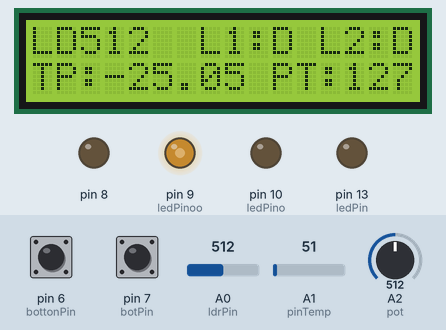
This sketch was run on a simulated Arduino Uno, built with avr-gcc and run on an emulated ATmega328P. On the bench: 16×2 character LCD, output pins drawn as LEDs (lit = HIGH). The inputs (shaded band) are chosen by the test bench; at power-on: pin 6 (bottonPin) HIGH, pin 7 (botPin) HIGH, A2 (pot) = 512, A0 (ldrPin) = 512, A1 (pinTemp) = 51.

Above: at 1.2 s.
1.3 s: pin 6 (bottonPin) pulled LOW for 0.15 s
At 1.38 s:
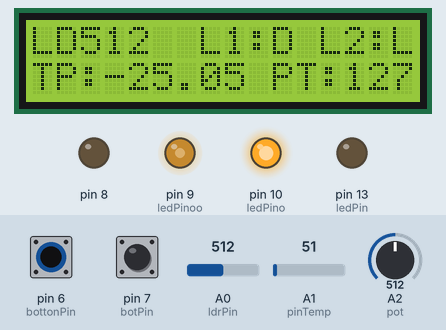
2.9 s: pin 7 (botPin) pulled LOW for 0.15 s
At 2.98 s:
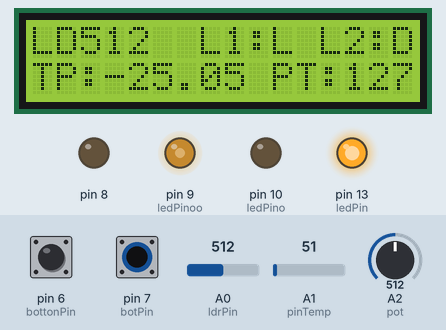
4.5 s: A2 (pot) set to 716
At 5.7 s:
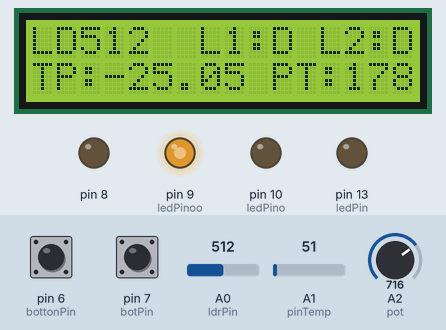
6.0 s: A2 (pot) set to 900
At 6.9 s:
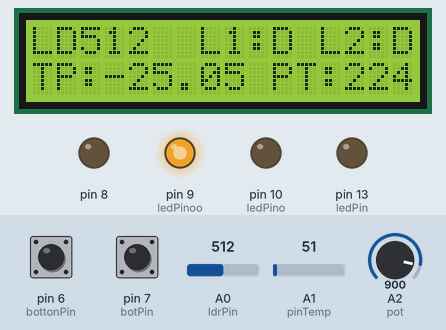
7.5 s: pin 6 (bottonPin) pulled LOW for 1 s
At 8.3 s:
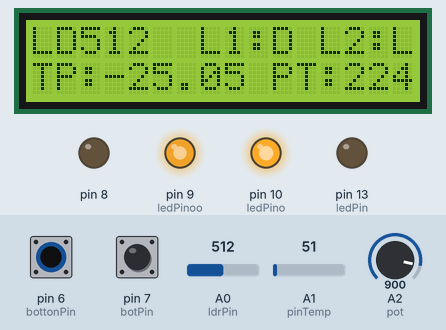
10.0 s: pin 7 (botPin) pulled LOW for 1 s
At 10.8 s:
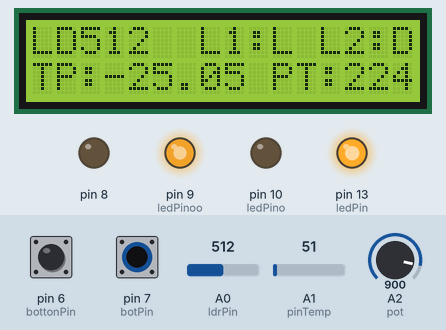
Timing chart, 0 to 13.0 s (numbered marks = the images above; inputs shaded):
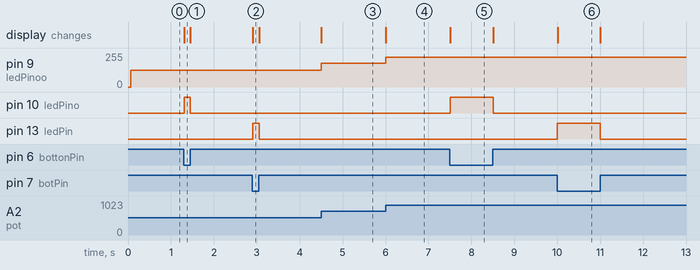

Measured:
- after the input at 1.3 s, pin 10 (ledPino): LOW → HIGH at once, → LOW 0.15 s later; the display: changes at once (image 1)
- after the input at 2.9 s, pin 13 (ledPin): LOW → HIGH at once, → LOW 0.15 s later; the display: changes at once (image 2)
- after the input at 4.5 s, pin 9 (ledPinoo): 127/255 → 178/255 at once; the display: changes at once (image 3)
- after the input at 6.0 s, pin 9 (ledPinoo): 178/255 → 224/255 at once; the display: changes at once (image 4)
- after the input at 7.5 s, pin 10 (ledPino): LOW → HIGH at once, → LOW 1.0 s later; the display: changes at once (image 5)
- after the input at 10.0 s, pin 13 (ledPin): LOW → HIGH at once, → LOW 1.0 s later; the display: changes at once (image 6)

The sketch:

P2LHW12Gabriel_Elisangela.ino
```cpp
#include <LiquidCrystal.h>
LiquidCrystal lcd(12, 11, 5, 4, 3, 2);
/*
Produzido por:
Gabriel Xavier
&
Elisangela Arantes
*/

int botPin = 7, bottonPin = 6, ledPin = 13, ledPino = 10, ledPinoo = 9, ldrPin=0, valorLdr=0;

int pot=2; // pino do potenciometro
int valPot=0; // variavel q pega o valor do potenciometro


int pinTemp= 1;
float temp = 0;


void setup() {
pinMode(ledPin, OUTPUT); // pino 13 como saida
pinMode(ledPino, OUTPUT); // pino 10 como saida
pinMode(ledPinoo, OUTPUT); // pino 9 como saida
pinMode(botPin, INPUT); // pino 7 como entrada
pinMode(bottonPin, INPUT); // pino 6 como entrada

pinMode(8, OUTPUT);

lcd.begin(16, 2);
}

void loop(){
//part1 e 2
int lerbt1;
int lerbt2;

lerbt1=lerBotao1();
lerbt2=lerBotao2();

Botao1(lerbt1);
Botao2(lerbt2);
Botao1Lcd(lerbt1);
Botao2Lcd(lerbt2);
//part 3
readLdr();
writeLdr();
//part4
leValorPot();
calPot();
whritePot();

//part5
readTemp();
decise();
writeTemp();
}
//botao1
int lerBotao1()
{
	int onoff = 0; // ligado ou desligado

	onoff = digitalRead(botPin); //lê o valor do botão 1 através de função
	return onoff;
}

void Botao1Lcd(int onoff){
if (onoff!=HIGH)
{ //decide se liga ou desliga o led do pino 13 através de função
  lcd.setCursor(7, 0);
  lcd.print("L1:L");
}
	else
	{
	  lcd.setCursor(7, 0);
  	  lcd.print("L1:D");
	}
}

void Botao1(int onoff){
if (onoff!=HIGH)
{ //decide se liga ou desliga o led do pino 13 através de função
digitalWrite(ledPin, HIGH);}

	else
	{
	digitalWrite(ledPin, LOW);
	}
}

/////////////////////////////////////////////////////////////////////////
//botao2
int lerBotao2()
{
	int onoff2 = 0; // ligado ou desligado

	onoff2 = digitalRead(bottonPin); //lê o valor do botão 1 através de função
	return onoff2;
}

void Botao2Lcd(int onoff2){
if (onoff2!=HIGH)
{ //decide se liga ou desliga o led do pino 13 através de função
  lcd.setCursor(12, 0);
  lcd.print("L2:L");
}
	else
	{
	  lcd.setCursor(12, 0);
  	  lcd.print("L2:D");
	}
}

void Botao2(int onoff){
if (onoff!=HIGH)
{ //decide se liga ou desliga o led do pino 13 através de função
digitalWrite(ledPino, HIGH);}

	else
	{
	digitalWrite(ledPino, LOW);
	}
}
////////////////////////////////////////////////////////////
void writeLdr()
{
lcd.setCursor(0, 0);
lcd.print("LD");
lcd.setCursor(2, 0);
lcd.print(valorLdr);//printa o valor da variavel q pega o valor do ldr
}


void readLdr()
{
   //pega o valor do ldr
valorLdr = analogRead(ldrPin);
}
/////////////////////////////////////
void leValorPot()
{
valPot =  analogRead(pot);
}


void calPot()
{
valPot = map(valPot,0,1023,0,255);
analogWrite(ledPinoo,valPot );
}


void whritePot()
{
lcd.setCursor(10, 1);
lcd.print("PT:");

lcd.setCursor(13, 1);
lcd.print(valPot);
}
//////////////////////////////////////////
void readTemp()
{
//calculo da temp
temp = (analogRead(pinTemp) * 0.48828125) - 49.95;
}


void decise()
{
//condicao se a temperatura tiver a cima de 50 apitar
  if (-50 + 0.488155 * (analogRead(pinTemp) - 20) > 37.5) {
    tone(8, 523, 1000); // toque o som 60 (C5 = 523 Hz)
    delay(1); // 1ms
    noTone(8);
    delay(1); // 1ms
  }
}
void writeTemp()
{
//mostrar a temp no lcd
lcd.setCursor(0, 1);
lcd.print("TP:");
lcd.setCursor(3,1);
lcd.print(temp);
//lcd.print("C");
/*ola professor caso queira deixar C de graus celsius
 descomente a linha 187 (ツ)*/
}
```
